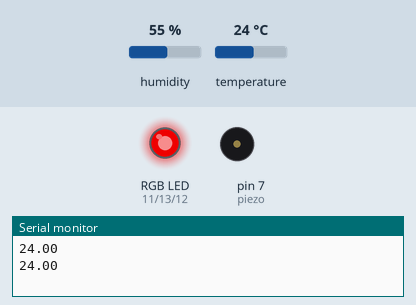
The sketch below on a simulated Arduino Uno, built with avr-gcc and run on an emulated ATmega328P. On the bench: an RGB LED mixed from three pins (HIGH = lit), buzzer (waves = sounding), the last lines printed to the serial monitor. The test bench sets the inputs (shaded band); at power-on: temperature 24 °C, humidity 55 %.

Above: at 2.8 s.
2.9 s: temperature set to 33 °C
At 6.8 s:
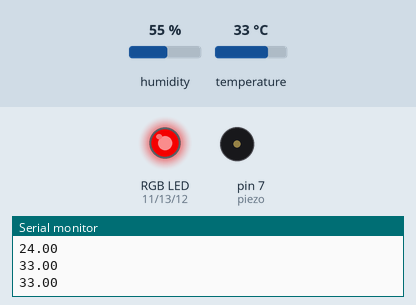
7.5 s: temperature set to 36 °C
At 10.4 s:
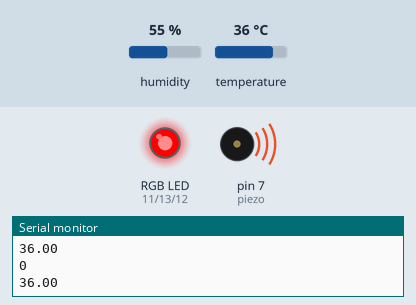
11.6 s: temperature set to 12 °C
At 15.2 s:
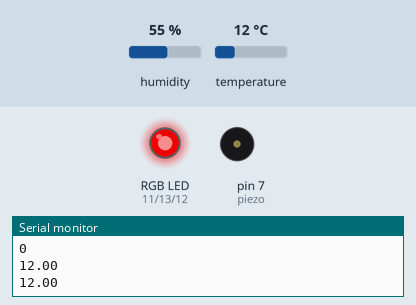
15.6 s: temperature set to 41 °C
At 18.8 s:
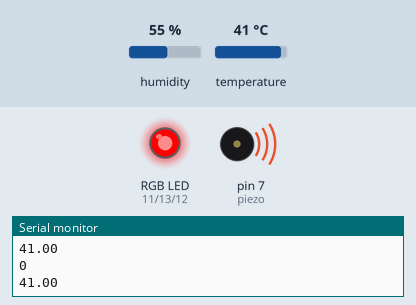
Timing chart, 0 to 20.3 s (numbered marks = the images above; inputs shaded):
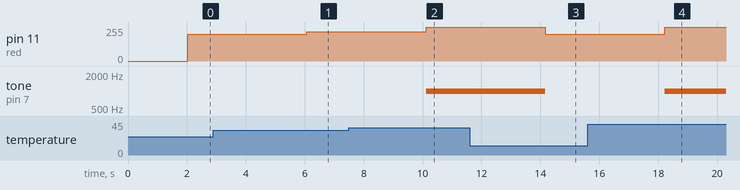

Measured:
- the behaviour switches between 34 and 35 °C on temperature (found by bisection; images 1 and 2)
- after the input at 2.9 s, pin 11 (red): 200/255 → 220/255 after 3.2 s
- after the input at 7.5 s, pin 11 (red): 220/255 → 255/255 after 2.6 s; tone on pin 7 (piezo): silent → 1000 Hz after 2.6 s
- after the input at 11.6 s, pin 11 (red): 255/255 → 200/255 after 2.6 s; tone on pin 7 (piezo): 1000 Hz → silent after 2.6 s
- after the input at 15.6 s, pin 11 (red): 200/255 → 255/255 after 2.6 s; tone on pin 7 (piezo): silent → 1000 Hz after 2.6 s

The sketch:

TemperatureAlarm.ino
```cpp
#include <dht11.h>
#define sensorPin 4

float temp;
int blue = 12;
int green = 13;
int red = 11;
int piezo = 7;
dht11 DHT11;

void setup()
{
    pinMode(sensorPin, OUTPUT);
    Serial.begin(9600);
    pinMode(blue, INPUT);
    pinMode(green, INPUT);
    pinMode(red, INPUT);
    pinMode(piezo, INPUT);
    digitalWrite(piezo, 0);
}


void loop()
{

  Serial.println();

  int chk = DHT11.read(sensorPin);
  temp = (float)DHT11.temperature, 2;
  Serial.println(temp);

  delay(2000);

    if (temp < 25)
    {
        analogWrite(blue, 0);
        analogWrite(green, 40);
        analogWrite(red, 200);
        digitalWrite(piezo, 0);
        noTone(piezo);


    }
    else if (temp < 35 && temp >= 25)
    {
        analogWrite(blue, 0);
        analogWrite(green, 20);
        analogWrite(red, 220);
        noTone(piezo);
    }
    else if (temp >= 35 )
    {
        tone(piezo, 1000);
        Serial.println(digitalRead(piezo));
        analogWrite(blue, 0);
        analogWrite(green, 0);
        analogWrite(red, 255);
    }

}
```
